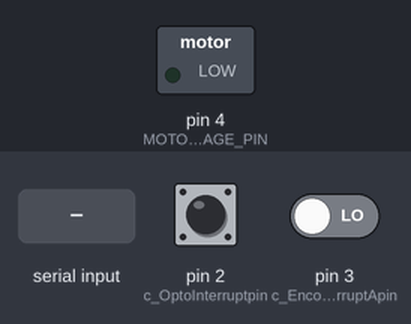
This sketch was run on a simulated Arduino Uno, built with avr-gcc and run on an emulated ATmega328P. On the bench: switched loads named in the sketch (green lamp = pin HIGH). Inputs (shaded band) come from the test bench; at power-on: pin 2 (c_OptoInterruptpin) LOW, pin 3 (c_EncoderInterruptApin) LOW.

Above: at 1.2 s.
1.3 s: "HOME" received over Serial
At 2.5 s:
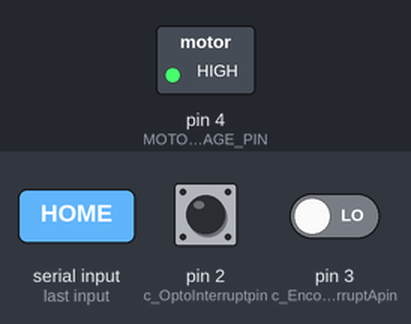
2.9 s: pin 2 (c_OptoInterruptpin) pulled HIGH for 0.15 s
At 3.7 s:
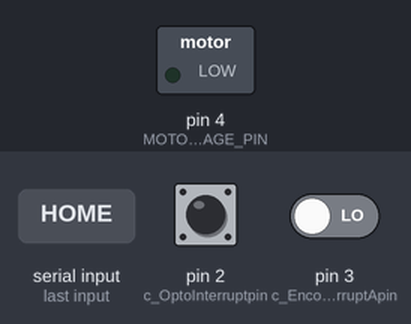
6.1 s: "GOTO " received over Serial
At 7.4 s:
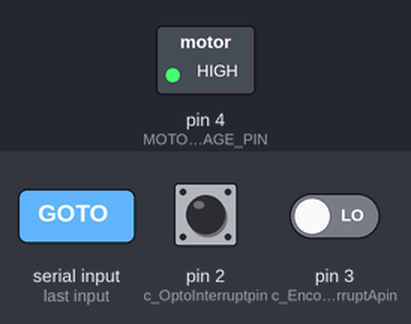
Timing chart, 0 to 8.6 s (numbered marks = the images above; inputs shaded):
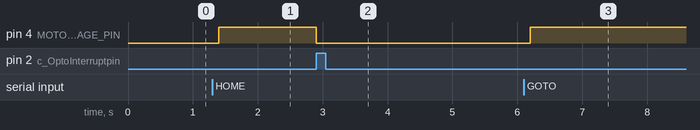

Measured:
- after the input at 1.3 s, pin 4 (MOTOR_ENGAGE_PIN): LOW → HIGH after 0.10 s
- after the input at 2.9 s, pin 4 (MOTOR_ENGAGE_PIN): HIGH → LOW at once
- after the input at 6.1 s, pin 4 (MOTOR_ENGAGE_PIN): LOW → HIGH after 0.10 s

The sketch:

MOMA_spinner.ino
```cpp
#include <Arduino.h>
#include <digitalWriteFast.h>  // library for high performance reads and writes by jrraines
                               // see http://www.arduino.cc/cgi-bin/yabb2/YaBB.pl?num=1267553811/0
                               // and http://code.google.com/p/digitalwritefast/


// Quadrature encoder
#define c_EncoderInterruptApin 3 // we only have two interrupts on the arduino uno
#define c_OptoInterruptpin 2
#define c_EncoderInterruptBpin 5
//#define EncoderIsReversed
volatile bool _EncoderASet;
volatile bool _EncoderBSet;
volatile long _EncoderTicks = 0;

//system status variables
bool homed = false;
bool in_motion = false;

 //setup conversion factors
 double mdegrees_per_pulse = 360/2; // millidegrees per pulse
 double encoder_angle = 0.00;
 double rotation_speed = 1.00; //degrees per seconds
 double timeout = 300.0*1000;


 #define MOTOR_ENGAGE_PIN 4

void setup() {

  Serial.begin(9600);


  // Quadrature encoder
  pinMode(c_EncoderInterruptApin, INPUT);
  digitalWrite(c_EncoderInterruptApin, LOW);  // turn on pullup resistors
  pinMode(c_OptoInterruptpin, INPUT);
  digitalWrite(c_OptoInterruptpin, LOW);  // turn on pullup resistors
  attachInterrupt(digitalPinToInterrupt(c_EncoderInterruptApin), HandleInterruptA, RISING);
  attachInterrupt(digitalPinToInterrupt(c_OptoInterruptpin), HandleOptoInterrupt, RISING);

  pinMode(MOTOR_ENGAGE_PIN, OUTPUT);
  digitalWrite(MOTOR_ENGAGE_PIN, LOW);


}

void loop() {

    if( Serial.available()){
      serial_parse();
    }
    delay(100);

}

void safe_rotate(double ang)
{
  double angle = ang -.3; //correction to account for magnet inertia
  double current = _EncoderTicks*mdegrees_per_pulse/1000;
  double dir = 1;
  in_motion = true;
  int start = millis();
  int current_time = millis();
  digitalWrite(MOTOR_ENGAGE_PIN, HIGH);
  if((angle - current) <0 ){
    while ((angle - current) <0){
      if( Serial.available()){
      serial_parse();
    }
      current = _EncoderTicks*mdegrees_per_pulse/1000;
      if((current_time-start)>timeout){
      digitalWrite(MOTOR_ENGAGE_PIN, LOW);
      break;
    }
    }
  }
  while(current < angle){
    if( Serial.available()){
      serial_parse();
    }

    current = _EncoderTicks*mdegrees_per_pulse/1000;
    if((current_time-start)>timeout){
      digitalWrite(MOTOR_ENGAGE_PIN, LOW);
      break;
    }

  }
  digitalWrite(MOTOR_ENGAGE_PIN, LOW);

  in_motion = false;
}

int home_magnet(void){
  int start = millis();
  int current = millis();
  in_motion = true;
  digitalWrite(MOTOR_ENGAGE_PIN, HIGH);
  while(!homed){
    if( Serial.available()){
      serial_parse();
    }
    current = millis();
    if((current-start)>timeout){
      digitalWrite(MOTOR_ENGAGE_PIN, LOW);
      in_motion = false;
      return -1;
    }
  }
  digitalWrite(MOTOR_ENGAGE_PIN, LOW);
  in_motion = false;
  return 1;

}

int rotate_absolute(double angle){

  if(angle >359){ // I have to draw the line somewhere and modulo doesn't work on floats
    return -1;
  }

  if(!homed){
   home_magnet(); //hard to rotate absolute when you don't know where 0 is
  }

  safe_rotate(angle);
  return 1;
}

void serial_parse(void){
 String content;
 char character;
     while(Serial.available()) {
      character = Serial.read();
      content.concat(character);
    }

    if(content.startsWith("HOME")){
      int stat = home_magnet();
      if(stat<0){
        //Serial.println("Homing Failed, disabling motors");
      }
      else{
        //Serial.println(stat);
      }
    }

    if(content.startsWith("*IDN?")){
    Serial.println("MOMA Spinning magnet Rev 1.0");
  Serial.println("Last update 8-15-2020 by Neal");
  Serial.print("milidegrees per encoder pulse: ");
  Serial.println(mdegrees_per_pulse);
 }

    if(content.startsWith("HOME?")){
       Serial.println(homed);

    }

    if(content.startsWith("LOC?")){
      if(!in_motion){
        Serial.println(_EncoderTicks*mdegrees_per_pulse/1000);
        }
      else{
        Serial.println(-1);
      }

    }

    if(content.startsWith("GOTO ")){
       content = content.substring(5);
       int stat = rotate_absolute(content.toFloat());
    }
 }


void HandleInterruptA()
{
  _EncoderASet = digitalReadFast(c_EncoderInterruptApin);    //get quadrature states
  _EncoderBSet = digitalReadFast(c_EncoderInterruptBpin);   //get quadrature states

  // and adjust counter + if A leads B
  #ifdef EncoderIsReversed
    if((_EncoderASet && !_EncoderBSet) || (!_EncoderASet && _EncoderBSet)){
      _EncoderTicks -= 1;
    }
    else{
      _EncoderTicks += 1;
    }
  #else
    if((_EncoderASet && !_EncoderBSet) || (!_EncoderASet && _EncoderBSet)){
      _EncoderTicks += 1;
    }
    else{
      _EncoderTicks -= 1;
    }
  #endif
}

void HandleOptoInterrupt()
{
  homed = true;
  _EncoderTicks = 0;
}
```
